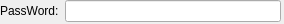
<?xml version="1.0" encoding="UTF-8"?>
<ui version="4.0">
 <class>password_win</class>
 <widget class="QWidget" name="password_win">
  <property name="geometry">
   <rect>
    <x>0</x>
    <y>0</y>
    <width>284</width>
    <height>24</height>
   </rect>
  </property>
  <property name="windowTitle">
   <string>Form</string>
  </property>
  <widget class="QWidget" name="layoutWidget">
   <property name="geometry">
    <rect>
     <x>0</x>
     <y>0</y>
     <width>281</width>
     <height>22</height>
    </rect>
   </property>
   <layout class="QHBoxLayout" name="horizontalLayout">
    <item>
     <widget class="QLabel" name="label">
      <property name="text">
       <string>PassWord:</string>
      </property>
     </widget>
    </item>
    <item>
     <widget class="QLineEdit" name="lineEdit_password">
      <property name="readOnly">
       <bool>false</bool>
      </property>
     </widget>
    </item>
   </layout>
  </widget>
 </widget>
 <resources/>
 <connections/>
</ui>
